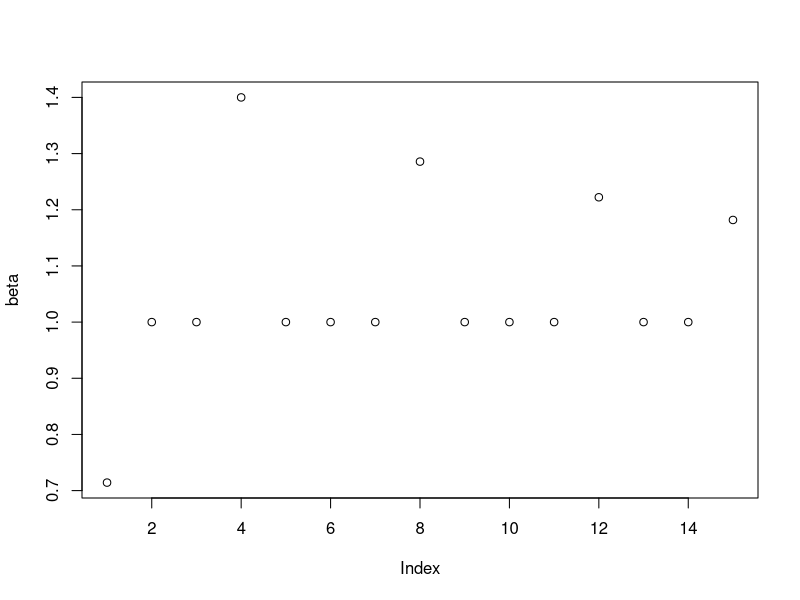

Recreate this plot in R. (Note: this script raises an error after producing the figure.)
##### Read data

setwd('Dropbox/Work/Courses/Berkeley/STAT 222/STAT-222-Capstone-Project')
data <- read.csv('Data/deathrate.csv')

##### Clean data

# Drop redundant index column
data$X <- NULL

# Drop counties with missing poverty data
data <- data[data$County != 'Kalawao County, HI',]
data <- data[data$County != 'Mc Kean County, PA',]

# Drop duplicate rows
data <- data[-c(788, 3924, 7060, 10196),]

# TO DO: Merge data with cities.csv to get latitudes and longitudes for mapping

##### Model

## Linear regression

# Single county

alameda <- data[data$County == 'Alameda County, CA', ]
alameda_y <- alameda[alameda$Year %in% 2000:2014, ]$Deathrate
alameda_x <- alameda[alameda$Year %in% 1999:2013, ]$Deathrate
alameda_X <- diag(alameda_x)
beta <- coef(lm(alameda_y ~ alameda_X + 0))
# Note: We should probably look into changing the linear model
# to a generalized linear model to account for the count data.
# The poisson distribution may be a more accurate model for our data.
plot(beta)

# Multiple counties

unique_counties <- c('Alameda County, CA', 'Sonoma County, CA', 'Marin County, CA')
# unique_counties <- unique(data$County) 
# Change code for all counties
# Note: This throws an error when calling as.matrix below. 
# We need to figure out how to solve this memory issue
n <- length(unique_counties)
y_list <- vector("list", n)
X_list <- vector('list', n)

i <- 1
for (county_name in unique_counties) {
  county <- data[data$County == county_name,]
  county_y <- county[county$Year %in% 2000:2014, ]$Deathrate
  county_x <- county[county$Year %in% 1999:2013, ]$Deathrate
  county_X <- diag(county_x)
  y_list[[i]] <- county_y
  X_list[[i]] <- county_X
  i <- i+1
}

y <- do.call(c, y_list)
X <- do.call(bdiag, X_list)
X <- as.matrix(X)
beta <- coef(lm(y ~ X + 0))
plot(beta)

## Regularized regression

# We would like to regularize our answer towards the all ones vector
# To do this we adopt the approach described here:
# https://stats.stackexchange.com/questions/16604/computing-ridge-regression-with-prior-different-from-0

ridge <- function(y, X, lambda, prior_mean) {
  n <- dim(X)[1]
  p <- dim(X)[2]
  return(solve((t(X) %*% X + lambda * diag(p)), t(X) %*% y + lambda * prior_mean))
}

# To do: Figure out how to incorporate covariance of prior

# Single county

# Should recover original linear regression 
fit <- ridge(alameda_y, alameda_X, lambda = 0, rep(1,15))
plot(fit)

# Should get closer to all ones vector as lambda increases
fit <- ridge(alameda_y, alameda_X, lambda = 10000, rep(1,15))
plot(fit)

# Multiple counties

fit <- ridge(y, X, lambda = 10000, rep(1,length(y)))
plot(fit)
